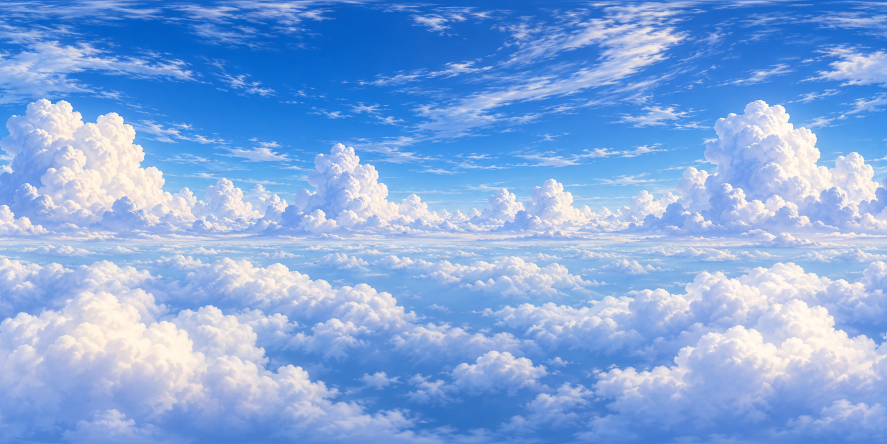
#> input picture docs/reference/concepts-v1-2026-10-24/cloud-sky-panorama.png, 1774 x 887 px (shown at 1/2 size)
$ python prepare_cloud_sky.py
#> lines starting #> are read from the running program, lines starting #| are printed output that depends on the picture
"""Reproject the approved equirectangular panorama into Roblox cubemap faces."""
from pathlib import Path
import argparse

import numpy as np
from PIL import Image

ROOT = Path(__file__).resolve().parents[1]
parser = argparse.ArgumentParser(description=__doc__)
parser.add_argument("--source", type=Path, default=ROOT / "docs/reference/concepts-v1-2026-10-24/cloud-sky-panorama.png")
parser.add_argument("--dest", type=Path, default=ROOT / "assets/sky/cloud-panorama-v2")
args = parser.parse_args()
SOURCE, DEST = args.source, args.dest
DEST.mkdir(parents=True, exist_ok=True)
pixels = np.asarray(Image.open(SOURCE).convert("RGB"), dtype=np.float32).copy()
h, w, _ = pixels.shape
#> h = 887; w = 1774
# Condition the generated panorama's longitude join and poles before projection.
# Both sides meet at the same colour; fade the correction out over 3% of width.
band = max(2, w // 32)
#> band = 55
join = (pixels[:, 0] + pixels[:, -1]) / 2
#> join = 887 rows, first 8: [53, 111, 190.5], [42.5, 107.5, 195], [50.5, 115, 204], [65, 125, 213], [83, 136.5, 218.5], [99.5, 145, 217], [133, 166, 224], [153.5, 178.5, 230.5]
left, right = pixels[:, 0].copy(), pixels[:, -1].copy()
#> left = 887 rows, first 8: [62, 118, 197], [48, 111, 196], [56, 120, 206], [73, 135, 221], [71, 131, 218], [71, 127, 210], [105, 148, 218], [140, 169, 229]; right = 887 rows, first 8: [44, 104, 184], [37, 104, 194], [45, 110, 202], [57, 115, 205], [95, 142, 219], [128, 163, 224], [161, 184, 230], [167, 188, 232]
for i in range(band):
    weight = (1 - i / band) ** 2
    pixels[:, i] += (join - left) * weight
    pixels[:, -1-i] += (join - right) * weight
for pole, step in ((0, 1), (h-1, -1)):
    colour = pixels[pole].mean(axis=0)
    for i in range(max(2, h // 32)):
        weight = (1 - i / max(2, h // 32)) ** 2
        row = pole + step * i
        pixels[row] = pixels[row] * (1-weight) + colour * weight
#> this loop made 2 passes
#> colour on passes 1 to 2: [51.98, 112.1, 198], [94.1, 138.8, 213]

size = 1024
a, b = np.meshgrid(np.linspace(-1, 1, size), np.linspace(1, -1, size))
one = np.ones_like(a)
# Projection coordinates, not Roblox property names. Roblox reverses the lateral
# face labels relative to this inside-facing convention and rotates the caps.
# https://devforum.roblox.com/t/custom-skyboxes-101/2849003
faces = {
    "SkyboxFt": (a, b, -one), "SkyboxBk": (-a, b, one),
    "SkyboxRt": (one, b, a), "SkyboxLf": (-one, b, -a),
    "SkyboxUp": (a, one, b), "SkyboxDn": (a, -one, -b),
}
preview = Image.new("RGB", (size*4, size*3), (35, 40, 50))
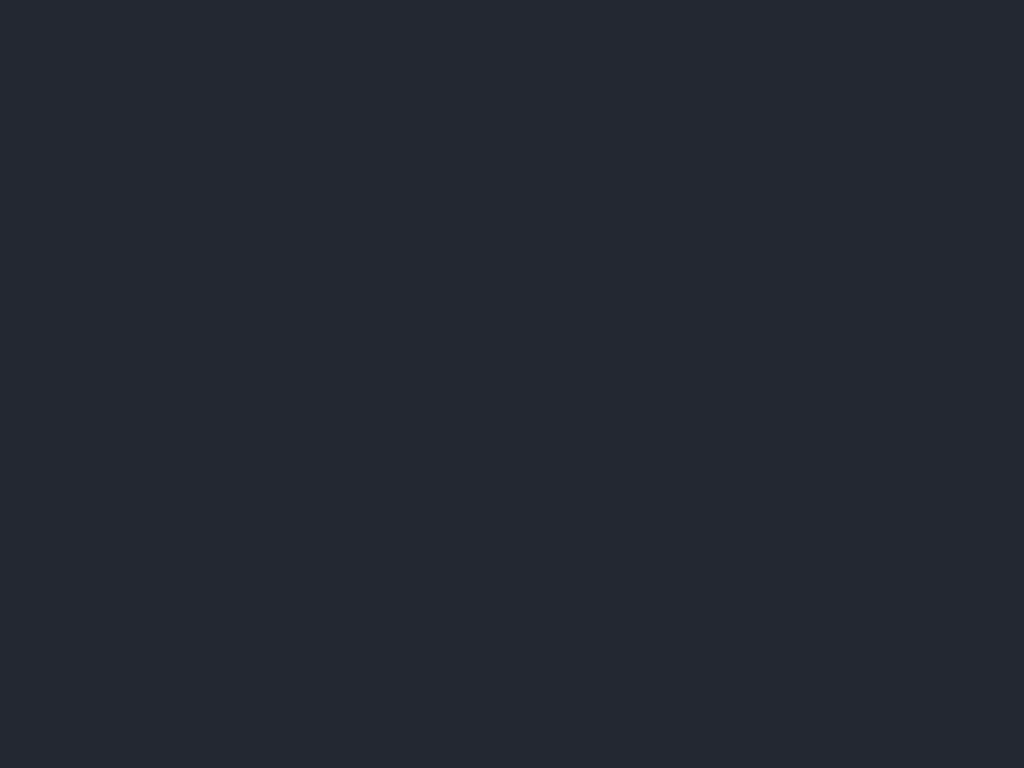
#> preview: PIL image 4096x3072 RGB (shown at 1/4 size); mean R, G, B 35, 40, 50
positions = {"SkyboxUp": (1,0), "SkyboxLf": (0,1), "SkyboxFt": (1,1),
             "SkyboxRt": (2,1), "SkyboxBk": (3,1), "SkyboxDn": (1,2)}
for name, (x,y,z) in faces.items():
    length = np.sqrt(x*x+y*y+z*z)
    u = (np.arctan2(x, -z)/(2*np.pi)+0.5)*(w-1)
    v = (0.5-np.arcsin(y/length)/np.pi)*(h-1)
    x0, y0 = np.floor(u).astype(int), np.floor(v).astype(int)
    x1, y1 = np.minimum(x0+1,w-1), np.minimum(y0+1,h-1)
    dx, dy = (u-x0)[...,None], (v-y0)[...,None]
    output = ((pixels[y0,x0]*(1-dx)+pixels[y0,x1]*dx)*(1-dy)
              +(pixels[y1,x0]*(1-dx)+pixels[y1,x1]*dx)*dy)
    face = Image.fromarray(np.clip(output,0,255).astype(np.uint8))
    px, py = positions[name]
    preview.paste(face, (px*size,py*size))
    export_name = {"SkyboxRt": "SkyboxLf", "SkyboxLf": "SkyboxRt"}.get(name, name)
    if name == "SkyboxUp":
        face = face.transpose(Image.Transpose.ROTATE_90)
    elif name == "SkyboxDn":
        face = face.transpose(Image.Transpose.ROTATE_270)
    face.save(DEST / f"{export_name}.png")
#> this loop made 6 passes
#> pass 1, `output = ((pixels[y0,x0]*(1-dx)+pixels[y0,x1]*dx)*(1-dy) +(pixels[y1,x..`:
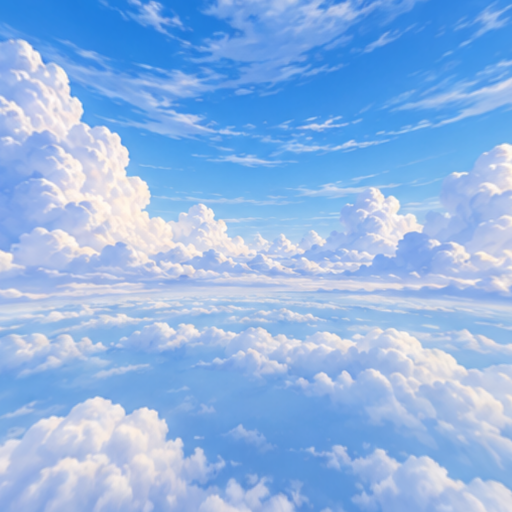
#> output: shape (1024, 1024, 3) float64 (shown at 1/2 size); mean R, G, B 145.5, 182.6, 230.3
#> after the loop:
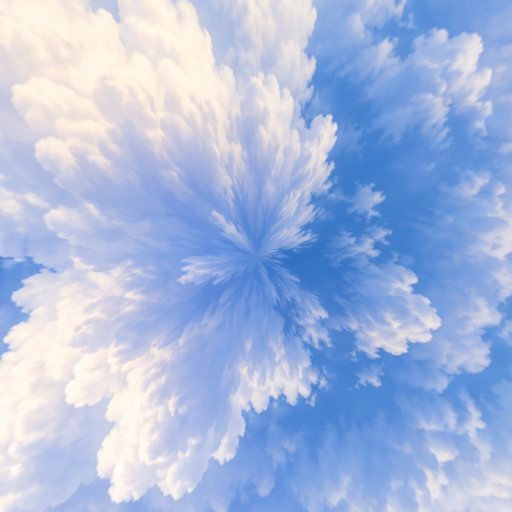
#> face: PIL image 1024x1024 RGB (shown at 1/2 size); mean R, G, B 166.9, 185.4, 222.3
#> after the loop:
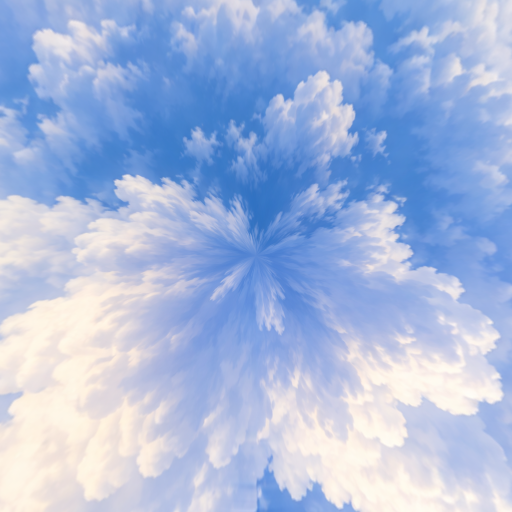
#> output: shape (1024, 1024, 3) float64 (shown at 1/2 size); mean R, G, B 167.4, 185.9, 222.8
#> after the loop:
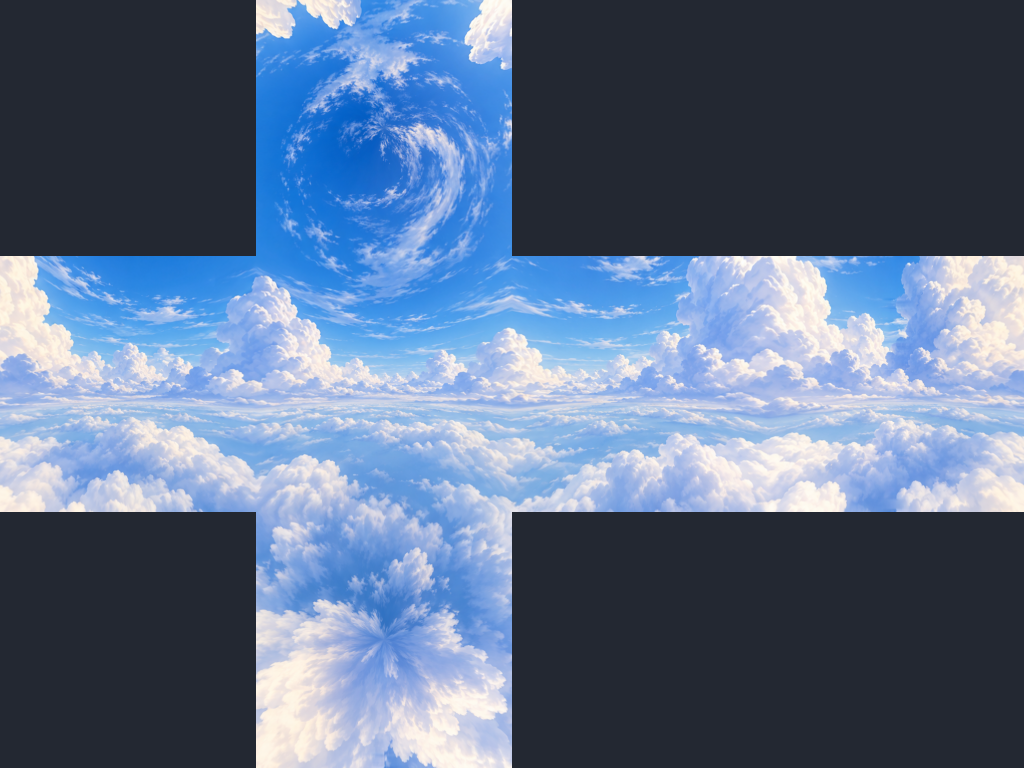
#> preview: PIL image 4096x3072 RGB (shown at 1/4 size); mean R, G, B 91.9, 110.7, 138.6
#> after the loop:
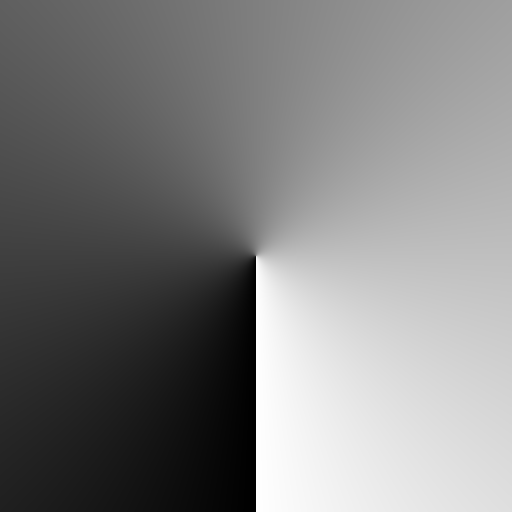
#> u: shape (1024, 1024) float64 (shown at 1/2 size); min 0.276, max 1772.7, mean 886.5; drawn with min black and max white
#> after the loop:
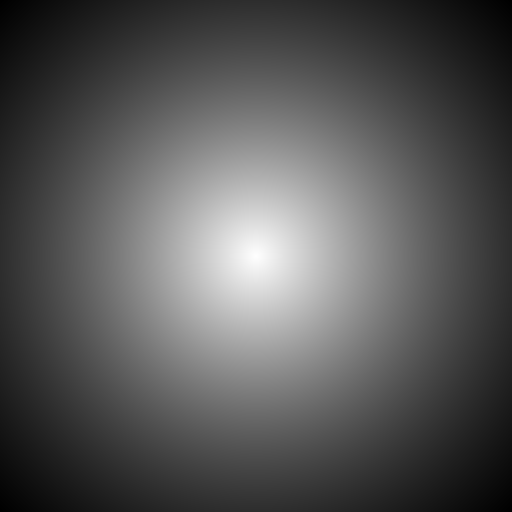
#> v: shape (1024, 1024) float64 (shown at 1/2 size); min 616.6, max 885.6, mean 708.5; drawn with min black and max white
preview.thumbnail((1600,1200))
#> preview: PIL image 1600x1200 RGB
preview.save(DEST / "preview.jpg")
print(f"Prepared six {size}x{size} faces in {DEST}")
